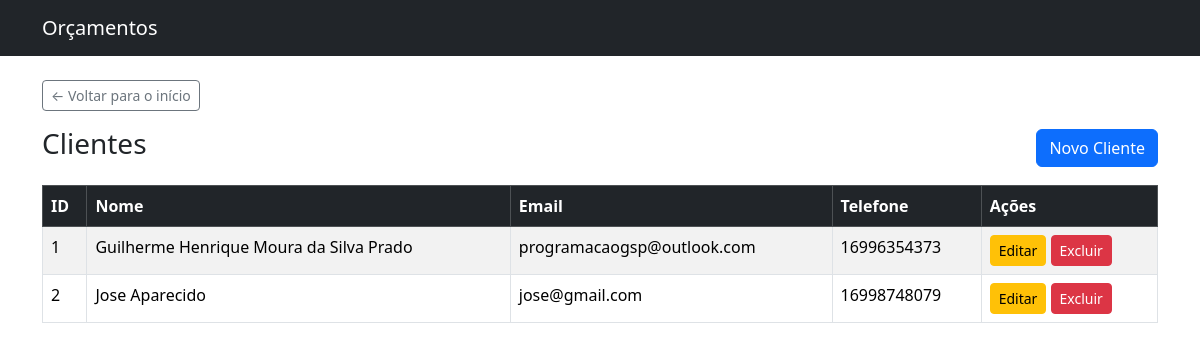
Screenshot of /clientes with the database file from the repository.
### models.py (models this page shows)
class Cliente(db.Model):
    __tablename__ = "clientes"
    id = db.Column(db.Integer, primary_key=True)
    nome = db.Column(db.String(100), nullable=False)
    email = db.Column(db.String(120))
    telefone = db.Column(db.String(20))
    orcamentos = db.relationship("Orcamento", backref="cliente", lazy=True)

### app.py (the view)
@app.route("/clientes")
def listar_clientes():
    clientes = Cliente.query.all()
    return render_template("clientes_list.html", clientes=clientes)

### templates/clientes_list.html (shortened to what this page needs)
{% extends "base.html" %}
{% block content %}
<div class="d-flex justify-content-between align-items-center mb-3">
    <h1 class="h3">Clientes</h1>
    <a href="/clientes/novo" class="btn btn-primary">Novo Cliente</a>
</div>
{% if clientes %}
<table class="table table-striped table-bordered">
    <thead class="table-dark">
    <tr>
        <th>ID</th>
        <th>Nome</th>
        <th>Email</th>
        <th>Telefone</th>
        <th>Ações</th>
    </tr>
    </thead>
    <tbody>
    {% for cliente in clientes %}
        <tr>
            <td>{{ cliente.id }}</td>
            <td>{{ cliente.nome }}</td>
            <td>{{ cliente.email or "-" }}</td>
            <td>{{ cliente.telefone or "-" }}</td>
            <td>
                <a href="{{ url_for('editar_cliente', cliente_id=cliente.id) }}" class="btn btn-sm btn-warning">Editar</a>
                <form action="{{ url_for('excluir_cliente', cliente_id=cliente.id) }}" method="post" style="display:inline;" onsubmit="return confirm('Tem certeza que deseja excluir este cliente?');">
                    <button type="submit" class="btn btn-sm btn-danger">Excluir</button>
                </form>
            </td>
        </tr>
    {% endfor %}
    </tbody>
</table>
{% else %}
<div class="alert alert-info">
    Nenhum cliente cadastrado ainda.
</div>
{% endif %}
{% endblock %}

### rows the page displays
Cliente: id "1", nome "Guilherme Henrique Moura da Silva Prado", email "programacaogsp@outlook.com", telefone "16996354373"
Cliente: id "2", nome "Jose Aparecido", email "jose@gmail.com", telefone "16998748079"
